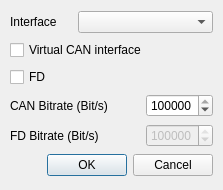
<?xml version="1.0" encoding="UTF-8"?>
<ui version="4.0">
 <class>Dialog</class>
 <widget class="QDialog" name="Dialog">
  <property name="geometry">
   <rect>
    <x>0</x>
    <y>0</y>
    <width>223</width>
    <height>190</height>
   </rect>
  </property>
  <property name="windowTitle">
   <string>Interface settings</string>
  </property>
  <widget class="QWidget" name="layoutWidget">
   <property name="geometry">
    <rect>
     <x>10</x>
     <y>10</y>
     <width>203</width>
     <height>169</height>
    </rect>
   </property>
   <layout class="QGridLayout" name="gridLayout">
    <item row="0" column="1" colspan="2">
     <widget class="QComboBox" name="comboBoxDialogInterface"/>
    </item>
    <item row="1" column="0" colspan="3">
     <widget class="QCheckBox" name="checkBoxDialogIsVCAN">
      <property name="text">
       <string>Virtual CAN interface</string>
      </property>
     </widget>
    </item>
    <item row="3" column="2">
     <widget class="QSpinBox" name="spinBoxDialogBitrate">
      <property name="minimum">
       <number>1000</number>
      </property>
      <property name="maximum">
       <number>1000000</number>
      </property>
      <property name="singleStep">
       <number>100000</number>
      </property>
      <property name="value">
       <number>500000</number>
      </property>
     </widget>
    </item>
    <item row="0" column="0">
     <widget class="QLabel" name="labelInterface">
      <property name="text">
       <string>Interface</string>
      </property>
     </widget>
    </item>
    <item row="3" column="0" colspan="2">
     <widget class="QLabel" name="labelRateSniffer">
      <property name="text">
       <string>CAN Bitrate (Bit/s)</string>
      </property>
     </widget>
    </item>
    <item row="5" column="0" colspan="3">
     <widget class="QDialogButtonBox" name="buttonBox">
      <property name="orientation">
       <enum>Qt::Horizontal</enum>
      </property>
      <property name="standardButtons">
       <set>QDialogButtonBox::Cancel|QDialogButtonBox::Ok</set>
      </property>
     </widget>
    </item>
    <item row="2" column="0" colspan="3">
     <widget class="QCheckBox" name="checkBoxDialogIsFD">
      <property name="text">
       <string>FD</string>
      </property>
     </widget>
    </item>
    <item row="4" column="2">
     <widget class="QSpinBox" name="spinBoxDialogFDBitrate">
      <property name="enabled">
       <bool>false</bool>
      </property>
      <property name="readOnly">
       <bool>false</bool>
      </property>
      <property name="minimum">
       <number>1000</number>
      </property>
      <property name="maximum">
       <number>9000000</number>
      </property>
      <property name="singleStep">
       <number>1000000</number>
      </property>
      <property name="value">
       <number>2000000</number>
      </property>
     </widget>
    </item>
    <item row="4" column="0" colspan="2">
     <widget class="QLabel" name="labelRateSniffer_2">
      <property name="text">
       <string>FD Bitrate (Bit/s)</string>
      </property>
     </widget>
    </item>
   </layout>
  </widget>
 </widget>
 <resources/>
 <connections>
  <connection>
   <sender>buttonBox</sender>
   <signal>accepted()</signal>
   <receiver>Dialog</receiver>
   <slot>accept()</slot>
   <hints>
    <hint type="sourcelabel">
     <x>248</x>
     <y>254</y>
    </hint>
    <hint type="destinationlabel">
     <x>157</x>
     <y>274</y>
    </hint>
   </hints>
  </connection>
  <connection>
   <sender>buttonBox</sender>
   <signal>rejected()</signal>
   <receiver>Dialog</receiver>
   <slot>reject()</slot>
   <hints>
    <hint type="sourcelabel">
     <x>316</x>
     <y>260</y>
    </hint>
    <hint type="destinationlabel">
     <x>286</x>
     <y>274</y>
    </hint>
   </hints>
  </connection>
 </connections>
</ui>
